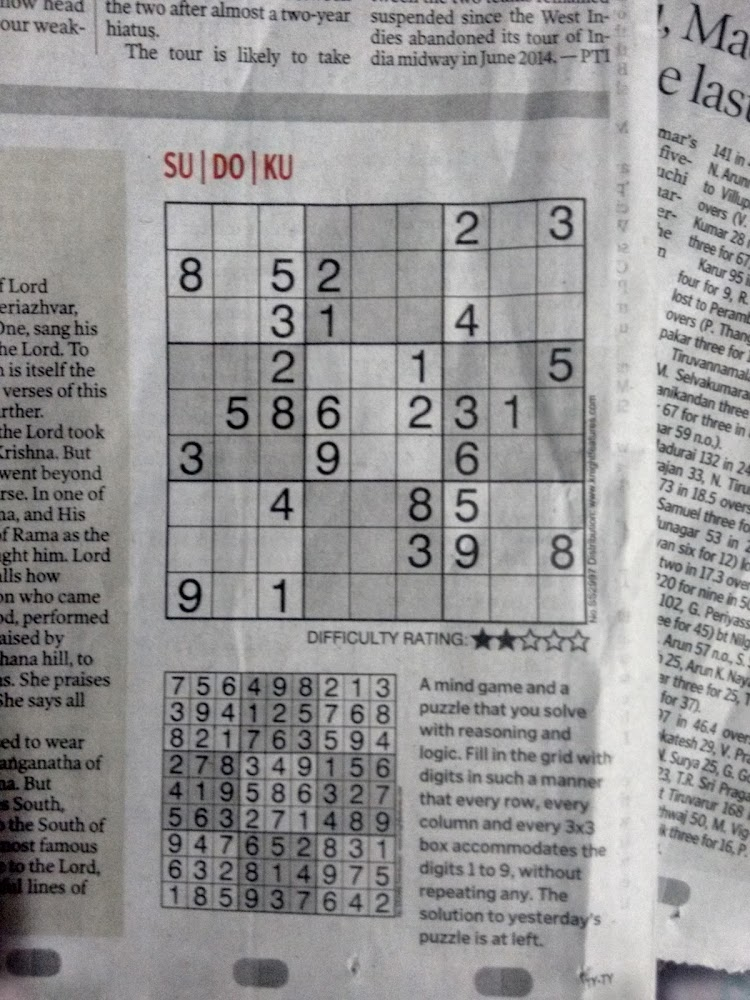
#> input picture sudoku.jpg, 750 x 1000 px
$ python fuzzy_sudoku_solver.py
#> lines starting #> are read from the running program, lines starting #| are printed output that depends on the picture; after the words box and inside, x2 and y2 are one past the last pixel; in counts of white or black regions, pixels touching at a corner belong together
### fuzzy_edge_detection.py

from __future__ import annotations

import argparse
import os
from typing import Tuple

import cv2
import numpy as np
import matplotlib
import matplotlib.pyplot as plt

from tinyfuzzy import gaussmf, trimf

try:
    matplotlib.use('TkAgg')
except ImportError:
    try:
        matplotlib.use('Qt5Agg')
    except ImportError:
        matplotlib.use('Agg')  # Non-interactive fallback


def load_image_grayscale(path: str) -> np.ndarray:

#> called with path = 'sudoku.jpg'
    if not os.path.isfile(path):
        raise FileNotFoundError(f"Image file '{path}' does not exist.")
    img = cv2.imread(path, cv2.IMREAD_UNCHANGED)
#> img is the input picture: shape (1000, 750, 3); mean B, G, R 150.1, 149.7, 150.5
    if img is None:
        raise ValueError(f"Unable to read image '{path}'.")
    if img.ndim == 3:
        img_rgb = cv2.cvtColor(img, cv2.COLOR_BGR2RGB)
        img_float = img_rgb.astype(np.float64) / 255.0
        I = 0.2989 * img_float[..., 0] + 0.5870 * img_float[..., 1] + 0.1140 * img_float[..., 2]
    else:
        img_float = img.astype(np.float64)
        max_val = np.iinfo(img.dtype).max if np.issubdtype(img.dtype, np.integer) else 1.0
        I = img_float / max_val
    return I


def compute_gradients(I: np.ndarray) -> Tuple[np.ndarray, np.ndarray]:
    Gx = np.array([[-1, 1]], dtype=np.float64)
    Gy = Gx.T
    Ix = cv2.filter2D(I, ddepth=-1, kernel=Gx, borderType=cv2.BORDER_REPLICATE)
    Iy = cv2.filter2D(I, ddepth=-1, kernel=Gy, borderType=cv2.BORDER_REPLICATE)
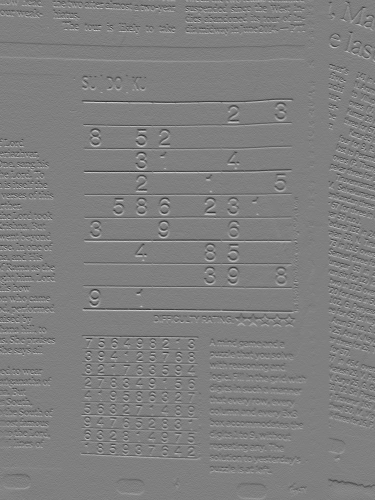
#> Iy: shape (1000, 750) float64 (shown at 1/2 size); min -0.417, max 0.416, mean -2.55e-06; drawn with min black and max white
    Ix = np.clip(Ix, -1.0, 1.0)
    Iy = np.clip(Iy, -1.0, 1.0)
    return Ix, Iy


def fuzzy_edge_detection(
    Ix: np.ndarray,
    Iy: np.ndarray,
    *,
    sx: float = 0.1,
    sy: float = 0.1,
    wa: float = 0.1,
    wb: float = 1.0,
    wc: float = 1.0,
    ba: float = 0.0,
    bb: float = 0.0,
    bc: float = 0.7,
    sample_points: int = 51,
    dtype: np.dtype = np.float64,
) -> np.ndarray:
#> called with sx = 0.1, sy = 0.1, wa = 0.1, wb = 1, wc = 1, ba = 0, bb = 0, bc = 0.7
    H, W = Ix.shape
    mu_zero_x = gaussmf(Ix.astype(dtype), mean=0.0, sigma=sx).astype(dtype)
    mu_zero_y = gaussmf(Iy.astype(dtype), mean=0.0, sigma=sy).astype(dtype)
    w_white = np.minimum(mu_zero_x, mu_zero_y)
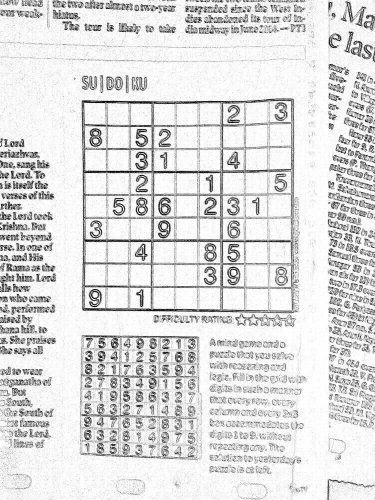
#> w_white: shape (1000, 750) float32 (shown at 1/2 size); min 0.000171, max 1, mean 0.867
    w_black = np.maximum(1.0 - mu_zero_x, 1.0 - mu_zero_y)

    xs = np.linspace(0.0, 1.0, sample_points, dtype=dtype)
    white_mf = trimf(xs, wa, wb, wc).astype(dtype)
    black_mf = trimf(xs, ba, bb, bc).astype(dtype)

    w_white_flat = w_white.ravel().astype(dtype)
    w_black_flat = w_black.ravel().astype(dtype)

    n_samples = xs.size
    n_pixels = w_white_flat.size

    numerator = np.zeros(n_pixels, dtype=dtype)
    denominator = np.zeros(n_pixels, dtype=dtype)

    for i in range(n_samples):
        wmf = white_mf[i]
        bmf = black_mf[i]

        clipped_white = np.minimum(wmf, w_white_flat)
        clipped_black = np.minimum(bmf, w_black_flat)

        mu_out_i = np.maximum(clipped_white, clipped_black)

        numerator += mu_out_i * xs[i]
        denominator += mu_out_i

    denom_safe = np.where(denominator == 0, 1.0, denominator)
    result_flat = numerator / denom_safe

    return result_flat.reshape(H, W)
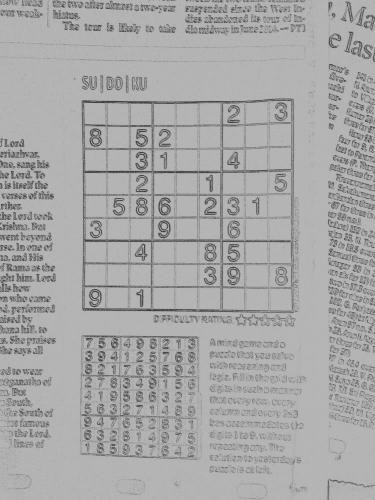
#> returned value: shape (1000, 750) float32 (shown at 1/2 size); min 0.222, max 0.711, mean 0.659


# [131 lines left out: functions plot_membership_functions, main, not called in this run]


# [2 lines that do not run on import are left out]

### tinyfuzzy.py
# tinyfuzzy.py
# A tiny, pure-NumPy fuzzy logic helper for Pythonista/iOS (no SciPy / scikit-learn).
# Features:
# - Membership functions: triangular, trapezoidal, gaussian
# - Operators: AND (min), OR (max), NOT (1-x)
# - Mamdani inference: fuzzify -> rule eval -> aggregate -> centroid defuzz
# - Sugeno inference (zero- or first-order) with weighted average
# - Fuzzy c-means (FCM) clustering (pure NumPy implementation)
#
# MIT License
#
from __future__ import annotations
import numpy as np
from dataclasses import dataclass
from typing import Callable, Dict, List, Tuple, Union, Optional

# ----------------
# Membership funcs
# ----------------
def trimf(x: np.ndarray, a: float, b: float, c: float) -> np.ndarray:
	x = np.asarray(x, dtype=float)
	y = np.zeros_like(x)
	# left slope
	idx = (a < x) & (x < b)
	y[idx] = (x[idx] - a) / (b - a + 1e-12)
	# right slope
	idx = (b <= x) & (x < c)
	y[idx] = (c - x[idx]) / (c - b + 1e-12)
	y[x == b] = 1.0
	return np.clip(y, 0.0, 1.0)

# [14 lines left out: function trapmf, not called in this run]

def gaussmf(x: np.ndarray, mean: float, sigma: float) -> np.ndarray:
	x = np.asarray(x, dtype=float)
	sigma = max(float(sigma), 1e-12)
	return np.exp(-0.5 * ((x - mean) / sigma) ** 2)

# ----------
# Data types
# ----------
@dataclass
class FuzzySet:
	name: str
	mf: Callable[[np.ndarray], np.ndarray]

@dataclass
class FuzzyVar:
	name: str
	universe: Tuple[float, float]
	sets: Dict[str, FuzzySet]

# ----------
# Utilities
# ----------
# [80 lines left out: functions _singleton, fuzzify, _eval_antecedent, mamdani, centroid, not called in this run]

# -------------------
# Sugeno Inference
# -------------------
# Consequent can be:
#  - constant: float
#  - linear: (bias, {"x1": a1, "x2": a2, ...}) -> z = bias + sum(a_i * x_i)
Consequent = Union[float, Tuple[float, Dict[str, float]]]

# [64 lines left out: functions sugeno, cmeans, not called in this run]

### fuzzy_sudoku_solver.py
#Sudoku solver using fuzzy logic edge detection.
from __future__ import annotations

import argparse
import os
from typing import Tuple
import cv2
import numpy as np
import matplotlib.pyplot as plt
from fuzzy_edge_detection import (
    load_image_grayscale,
    compute_gradients,
    fuzzy_edge_detection,
)


def order_points(pts: np.ndarray) -> np.ndarray:
    s = pts.sum(axis=1)
    diff = np.diff(pts, axis=1)
    top_left = pts[np.argmin(s)]
    bottom_right = pts[np.argmax(s)]
    top_right = pts[np.argmin(diff)]
    bottom_left = pts[np.argmax(diff)]
    return np.array([top_left, top_right, bottom_right, bottom_left], dtype="float32")


def find_sudoku_contour(edge_img: np.ndarray) -> Tuple[np.ndarray, np.ndarray]:
    contours, _ = cv2.findContours(edge_img, cv2.RETR_EXTERNAL, cv2.CHAIN_APPROX_SIMPLE)
    contours = sorted(contours, key=cv2.contourArea, reverse=True)
    img_area = edge_img.shape[0] * edge_img.shape[1]
    for c in contours:
        area = cv2.contourArea(c)
        if area < 0.02 * img_area:
            continue
        peri = cv2.arcLength(c, True)
        approx = cv2.approxPolyDP(c, 0.02 * peri, True)
        if len(approx) != 4:
            continue
        x, y, w, h = cv2.boundingRect(approx)
        ratio = w / float(h)
        if 0.8 <= ratio <= 1.2:
            return approx.reshape(4, 2), c
    raise RuntimeError("No suitable Sudoku contour found.")


def find_sudoku_contour_morphological(gray_img: np.ndarray) -> Tuple[np.ndarray, np.ndarray]:
    #Detect a Sudoku grid using morphological line extraction.


    thr = cv2.adaptiveThreshold(gray_img, 255, cv2.ADAPTIVE_THRESH_MEAN_C,
                                cv2.THRESH_BINARY_INV, 11, 2)
    horizontal = thr.copy()
    h_kernel_len = max(10, gray_img.shape[1] // 30)
    h_kernel = cv2.getStructuringElement(cv2.MORPH_RECT, (h_kernel_len, 1))
    h_temp = cv2.erode(horizontal, h_kernel, iterations=1)
    h_lines = cv2.dilate(h_temp, h_kernel, iterations=1)
    vertical = thr.copy()
    v_kernel_len = max(10, gray_img.shape[0] // 30)
    v_kernel = cv2.getStructuringElement(cv2.MORPH_RECT, (1, v_kernel_len))
    v_temp = cv2.erode(vertical, v_kernel, iterations=1)
    v_lines = cv2.dilate(v_temp, v_kernel, iterations=1)
    grid = cv2.bitwise_or(h_lines, v_lines)
    grid = cv2.morphologyEx(grid, cv2.MORPH_CLOSE, np.ones((3, 3), np.uint8))
    return find_sudoku_contour(grid)


def warp_sudoku(
    gray_img: np.ndarray,
    corner_points: np.ndarray,
    size: int = 450,
) -> Tuple[np.ndarray, np.ndarray]:

    rect = order_points(corner_points)
    (tl, tr, br, bl) = rect
    width_a = np.linalg.norm(br - bl)
    width_b = np.linalg.norm(tr - tl)
    max_width = max(int(width_a), int(width_b))
    height_a = np.linalg.norm(tr - br)
    height_b = np.linalg.norm(tl - bl)
    max_height = max(int(height_a), int(height_b))
    # Destination points for the warped image
    dst = np.array([
        [0, 0],
        [size - 1, 0],
        [size - 1, size - 1],
        [0, size - 1],
    ], dtype="float32")
    M = cv2.getPerspectiveTransform(rect, dst)
    warped = cv2.warpPerspective(gray_img, M, (size, size))
    return warped, M


def extract_cell_digit(cell: np.ndarray) -> Tuple[np.ndarray, bool]:
    h, w = cell.shape
    margin = int(min(h, w) * 0.15)
    if margin > 0:
        inner = cell[margin:h - margin, margin:w - margin]
    else:
        inner = cell.copy()
    inner_blur = cv2.GaussianBlur(inner, (3, 3), 0)
    _, thresh = cv2.threshold(inner_blur, 0, 255, cv2.THRESH_BINARY_INV + cv2.THRESH_OTSU)
    if cv2.countNonZero(thresh) < 0.07 * thresh.size:
        return np.zeros((8, 8), dtype=np.float32), False
    contours, _ = cv2.findContours(thresh, cv2.RETR_EXTERNAL, cv2.CHAIN_APPROX_SIMPLE)
    if not contours:
        return np.zeros((8, 8), dtype=np.float32), False
    c = max(contours, key=cv2.contourArea)
    area = cv2.contourArea(c)
    if area < 0.05 * thresh.shape[0] * thresh.shape[1]:
        return np.zeros((8, 8), dtype=np.float32), False
    x, y, w_box, h_box = cv2.boundingRect(c)
    digit = thresh[y:y + h_box, x:x + w_box]
    h_d, w_d = digit.shape
    size = max(h_d, w_d)
    square = np.zeros((size, size), dtype=np.uint8)
    y_off = (size - h_d) // 2
    x_off = (size - w_d) // 2
    square[y_off:y_off + h_d, x_off:x_off + w_d] = digit
    digit_resized = cv2.resize(square, (8, 8), interpolation=cv2.INTER_AREA)
    digit_normalised = digit_resized.astype(np.float32) / 255.0
    return digit_normalised, True


def recognise_digits(board: np.ndarray) -> np.ndarray:
    grid = np.zeros((9, 9), dtype=int)
    cell_size = board.shape[0] // 9
    for i in range(9):
        for j in range(9):
            y = i * cell_size
            x = j * cell_size
            cell = board[y:y + cell_size, x:x + cell_size]
            digit_img, has_digit = extract_cell_digit(cell)
            if has_digit:
                grid[i, j] = fuzzy_digit_identifier(digit_img)
    return grid

def fuzzy_digit_identifier(digit_img: np.ndarray) -> int:
    import cv2
    digit_bin = (digit_img > 0.5).astype(np.uint8) * 255
    contours, _ = cv2.findContours(digit_bin, cv2.RETR_EXTERNAL, cv2.CHAIN_APPROX_SIMPLE)
    metrics = {
        "vertical": np.sum(digit_img[:, 3:5]),
        "horizontal": np.sum(digit_img[3:5, :]),
        "left_area": np.sum(digit_img[:, :2]),
        "right_area": np.sum(digit_img[:, 6:]),
        "top_area": np.sum(digit_img[:2, :]),
        "bottom_area": np.sum(digit_img[6:, :]),
        "center_area": np.sum(digit_img[2:6, 2:6]),
        "percent_white": np.sum(digit_img > 0.5) / digit_img.size,
        "num_components": len(contours),
        "vert_sym": np.sum(np.abs(digit_img - np.flip(digit_img, axis=1))),
        "hor_sym": np.sum(np.abs(digit_img - np.flip(digit_img, axis=0))),
    }

    print(f"Métricas celda: {metrics}")

    if metrics["percent_white"] < 0.10 or metrics["percent_white"] > 0.95:
        print(f"Detectado: vacío | {metrics}")
        return 0

    if metrics["num_components"] >= 2 and metrics["center_area"] > 10 and metrics["vert_sym"] < 15 and metrics["hor_sym"] < 15:
        print(f"Detectado: 8 | {metrics}")
        return 8

    if metrics["vertical"] > 15 and metrics["left_area"] < 5 and metrics["right_area"] < 5 and metrics["vert_sym"] < 8:
        print(f"Detectado: 1 | {metrics}")
        return 1

    if metrics["right_area"] > metrics["left_area"] + 2 and metrics["center_area"] > 7 and metrics["vert_sym"] > 8 and metrics["top_area"] > 5 and metrics["bottom_area"] > 5:
        print(f"Detectado: 3 | {metrics}")
        return 3

    if metrics["center_area"] > 10 and metrics["top_area"] > metrics["bottom_area"] and metrics["bottom_area"] < 7 and metrics["vert_sym"] > 12:
        print(f"Detectado: 9 | {metrics}")
        return 9

    if metrics["top_area"] > 6 and metrics["center_area"] < 7 and metrics["bottom_area"] < 7:
        print(f"Detectado: 7 | {metrics}")
        return 7

    if metrics["horizontal"] > 6 and metrics["right_area"] > metrics["left_area"] and metrics["top_area"] < 7:
        print(f"Detectado: 5 | {metrics}")
        return 5

    if digit_img[0,0] > 0.4 and digit_img[7,7] > 0.4 and metrics["vert_sym"] < 15 and metrics["hor_sym"] < 15 and metrics["center_area"] < 10:
        print(f"Detectado: 4 | {metrics}")
        return 4
    if metrics["horizontal"] > 6 and metrics["left_area"] > metrics["right_area"] and metrics["top_area"] < 7:
        print(f"Detectado: 2 | {metrics}")
        return 2
    if metrics["center_area"] > 8 and metrics["bottom_area"] > metrics["top_area"] and metrics["top_area"] < 7:
        print(f"Detectado: 6 | {metrics}")
        return 6

    if metrics["vert_sym"] < 10 and metrics["hor_sym"] < 10 and metrics["center_area"] > 10 and metrics["left_area"] > 8 and metrics["right_area"] > 8:
        print(f"Detectado: 0 | {metrics}")
        return 0

    print(f"Detectado: no identificado | {metrics}")
    return 0


def is_valid(board: np.ndarray, row: int, col: int, num: int) -> bool:

    if num in board[row, :]:
        return False
    if num in board[:, col]:
        return False
    box_row = (row // 3) * 3
    box_col = (col // 3) * 3
    if num in board[box_row:box_row + 3, box_col:box_col + 3]:
        return False
    return True


def solve_sudoku(board: np.ndarray, verbose: bool = False) -> bool:

    for i in range(9):
        for j in range(9):
            if board[i, j] == 0:
                for num in range(1, 10):
                    if is_valid(board, i, j, num):
                        board[i, j] = num
                        if verbose:
                            print(f"Probando {num} en posición ({i+1}, {j+1})")
                        if solve_sudoku(board, verbose):
                            return True
                        if verbose:
                            print(f"Retrocediendo: removiendo {num} de ({i+1}, {j+1})")
                        board[i, j] = 0
                return False
    return True


def draw_solution(board_img: np.ndarray, solution: np.ndarray) -> np.ndarray:
    out = cv2.cvtColor(board_img, cv2.COLOR_GRAY2BGR)
    cell_size = board_img.shape[0] // 9
    font = cv2.FONT_HERSHEY_SIMPLEX
    for i in range(9):
        for j in range(9):
            num = solution[i, j]
            text = str(int(num))
            x = j * cell_size + cell_size // 2
            y = i * cell_size + cell_size // 2
            (w, h), _ = cv2.getTextSize(text, font, 0.7, 2)
            cv2.putText(out, text, (x - w // 2, y + h // 2), font, 0.7, (0, 0, 255), 2, cv2.LINE_AA)
    return out


def print_sudoku_grid(grid: np.ndarray, title: str = ""):
    if title:
        print(f"\n{title}")
        print("=" * len(title))

    print("┌───────┬───────┬───────┐")
    for i in range(9):
        if i == 3 or i == 6:
            print("├───────┼───────┼───────┤")
        print("│", end="")
        for j in range(9):
            if j == 3 or j == 6:
                print("│", end="")
            if grid[i, j] == 0:
                print(" . ", end="")
            else:
                print(f" {grid[i, j]} ", end="")
        print("│")
    print("└───────┴───────┴───────┘")


def main() -> None:
    parser = argparse.ArgumentParser(description="Detect and solve Sudoku using fuzzy logic edge detection.")
    parser.add_argument("--image", type=str, default="sudoku.jpg", help="Path to the Sudoku photograph")
    parser.add_argument("--sx", type=float, default=0.1, help="Sigma for Ix zero membership")
    parser.add_argument("--sy", type=float, default=0.1, help="Sigma for Iy zero membership")
    parser.add_argument("--thresh", type=float, default=0.3, help="Threshold for edge map binarisation (0–1)")
    parser.add_argument("--samples", type=int, default=31, help="Number of samples for fuzzy defuzzification")
    parser.add_argument("--save_dir", type=str, default=None, help="Directory to save intermediate results")
    parser.add_argument("--verbose", action="store_true", help="Show detailed solving steps")
    args = parser.parse_args()

    print("Iniciando detección y resolución de Sudoku...")
    print(f"Cargando imagen: {args.image}")

    # Load and preprocess image
    gray = load_image_grayscale(args.image)
    print("Imagen cargada y convertida a escala de grises")

    print("Detectando bordes con lógica difusa...")
    Ix, Iy = compute_gradients(gray)
    edge_map = fuzzy_edge_detection(
        Ix, Iy,
        sx=args.sx,
        sy=args.sy,
        wa=0.1,
        wb=1.0,
        wc=1.0,
        ba=0.0,
        bb=0.0,
        bc=0.7,
        sample_points=args.samples,
        dtype=np.float32,
    )
    print("Detección de bordes completada")
    edge_norm = cv2.normalize(edge_map, None, 0, 255, cv2.NORM_MINMAX).astype(np.uint8)
    _, edge_bin = cv2.threshold(edge_norm, int(args.thresh * 255), 255, cv2.THRESH_BINARY_INV)
#> edge_bin: shape (1000, 750); 3.5% white in thin lines or dots
    kernel = np.ones((7, 7), np.uint8)
    edge_bin = cv2.morphologyEx(edge_bin, cv2.MORPH_CLOSE, kernel)
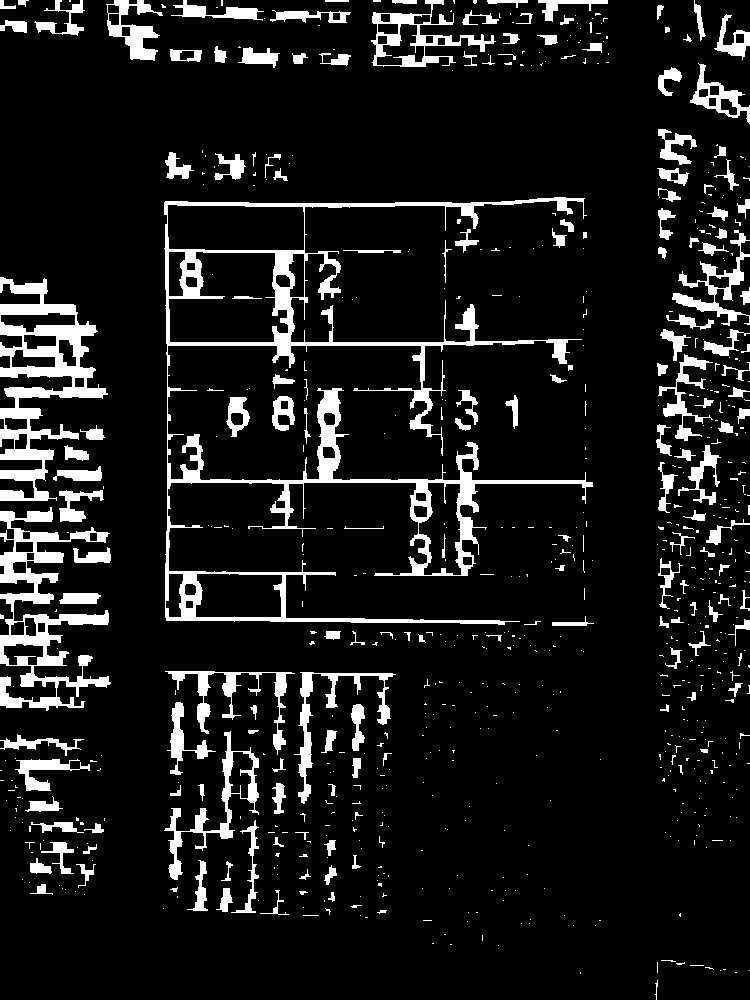
#> edge_bin: shape (1000, 750); 10.2% white; 722 white regions (547 under 20 px)

    print("Buscando contorno del tablero de Sudoku...")
    found = False
    corners = contour = None
    try:
        corners, contour = find_sudoku_contour(edge_bin)
#> in find_sudoku_contour, `contours, _ = cv2.findContours(edge_img, cv2.RETR_EXTERNAL, cv2.CHAIN_..`: contours = 716 contours, 580 with area under 20; largest, box (x1, y1, x2, y2) and area: (164, 197, 593, 625) 39004, (0, 277, 108, 501) 9760, (0, 507, 111, 711) 7449, (371, 0, 496, 67) 3290, (164, 731, 259, 880) 2514
#> the loop in find_sudoku_contour, `for c in contours:` made 716 passes
#> area on passes 2 to 4: 9759.5, 7449, 3290.5
        found = True
        print("Tablero detectado usando mapa de bordes difusos")
    except RuntimeError:
        print("Detección con bordes difusos falló, probando umbralización adaptativa...")
    if not found:
        gray8 = (gray * 255).astype(np.uint8)
        thr = cv2.adaptiveThreshold(gray8, 255, cv2.ADAPTIVE_THRESH_MEAN_C,
                                     cv2.THRESH_BINARY_INV, 11, 5)
#> thr: shape (1000, 750); 24.1% white; 11278 white regions (10393 under 20 px), largest, box (x1, y1, x2, y2) and area: (163, 197, 597, 626) 26924, (160, 670, 403, 919) 9199, (106, 90, 610, 123) 2524
        thr = cv2.morphologyEx(thr, cv2.MORPH_CLOSE, np.ones((5, 5), np.uint8))
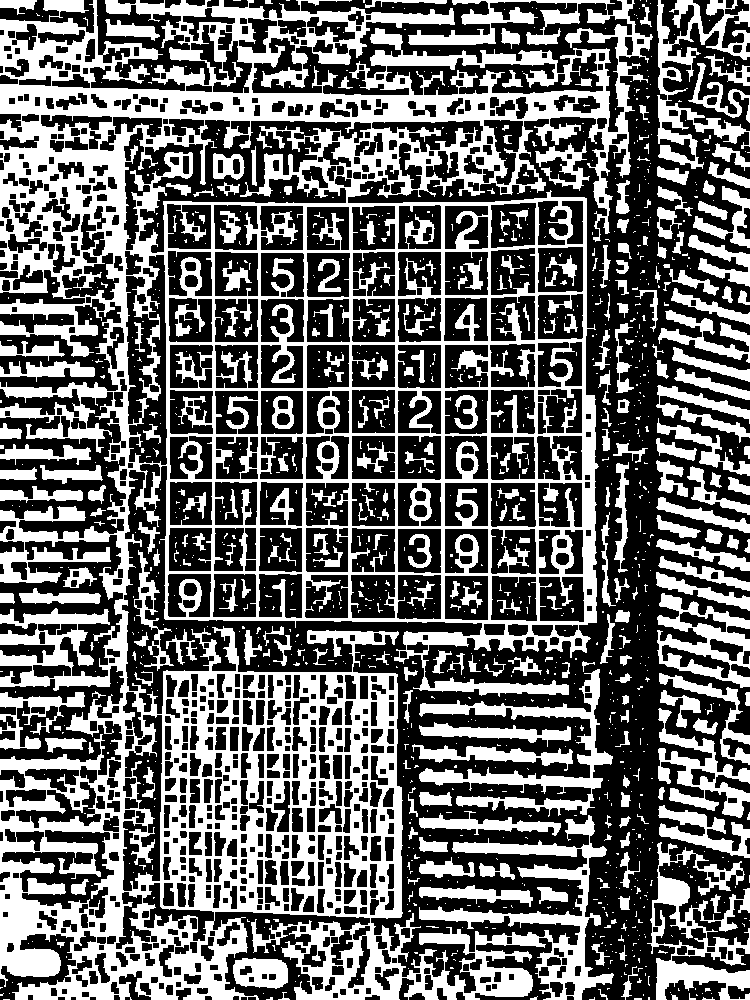
#> thr: shape (1000, 750); 41% white; 1191 white regions (917 under 20 px)
        try:
            corners, contour = find_sudoku_contour(thr)
#> in find_sudoku_contour (call 2), `contours, _ = cv2.findContours(edge_img, cv2.RETR_EXTERNAL, cv2.CHAIN_..`: contours = 742 contours, 596 with area under 20; largest, box (x1, y1, x2, y2) and area: (0, 0, 653, 1000) 439460, (647, 842, 750, 1000) 6715, (419, 669, 613, 817) 5232, (657, 593, 750, 688) 4794, (657, 0, 750, 169) 4154
#> the loop in find_sudoku_contour (call 2), `for c in contours:` made 742 passes
#> area on passes 2 to 4: 6715, 5232.5, 4793.5
#> (the rest of the program and of its run is left out)
